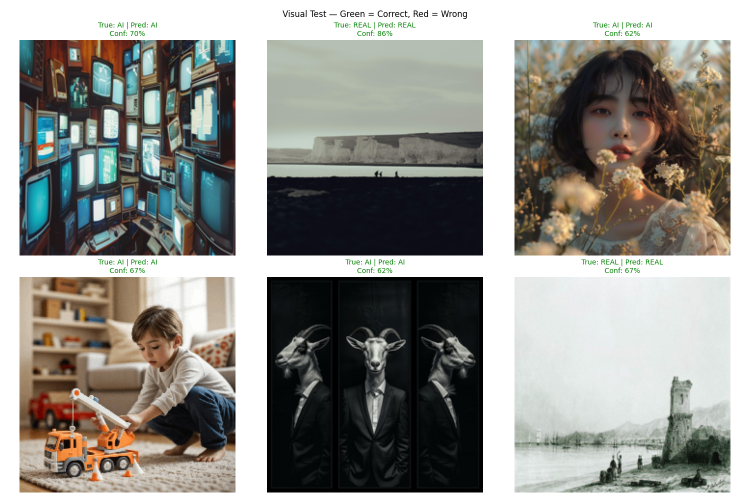
#> input picture models/visual_test_v2.png, 1500 x 1000 px (shown at 1/2 size)
$ python -i preprocess.py   (imports and definitions only)
#> lines starting #> are read from the running program, lines starting #| are printed output that depends on the picture
"""
preprocess.py — Image preprocessing and augmentation pipelines.

Provides:
  - Real-world augmentation functions (JPEG compression, noise, blur, resize artifacts)
  - Phase 1 and Phase 2 Keras ImageDataGenerators
  - Single-image preprocessing for inference
"""
import io
import random

import numpy as np
from PIL import Image, ImageFile, ImageFilter

from tensorflow.keras.preprocessing.image import ImageDataGenerator

ImageFile.LOAD_TRUNCATED_IMAGES = True

IMG_SIZE = 224
BATCH_SIZE = 32
SEED = 42


# ─── Real-world augmentation functions ──────────────────────────────────────

# [140 lines left out: functions apply_jpeg_compression, apply_gaussian_noise, apply_resize_artifact, apply_blur, real_world_augmentation, get_phase1_generators and 2 more, not called in this run]


# ─── Single-image preprocessing (for inference) ──────────────────────────────

def preprocess_image(
    image_source,
    img_size: int = IMG_SIZE,
    apply_aug: bool = False,
) -> np.ndarray:
    """
    Load and preprocess a single image for inference.

    Parameters
    ----------
    image_source : str | PIL.Image
        File path or PIL Image object.
    img_size : int
        Target size (default 224).
    apply_aug : bool
        Apply lightweight TTA augmentation (random flip + brightness).

    Returns
    -------
    np.ndarray of shape (img_size, img_size, 3), dtype float32, values in [0, 1].
    """
#> called with image_source = '../models/visual_test_v2.png', img_size = 224, apply_aug = False
    if isinstance(image_source, str):
        img = Image.open(image_source).convert("RGB")
    else:
        img = image_source.copy().convert("RGB")

    img = img.resize((img_size, img_size), Image.LANCZOS)
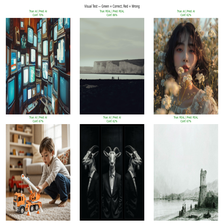
#> img: PIL image 224x224 RGB; mean R, G, B 146.8, 146, 140.4
    arr = np.array(img, dtype=np.float32)

    if apply_aug:
        # Random horizontal flip
        if random.random() > 0.5:
            arr = arr[:, ::-1, :]
        # Slight brightness jitter
        if random.random() > 0.7:
            arr = np.clip(arr * random.uniform(0.9, 1.1), 0, 255)

    return arr / 255.0
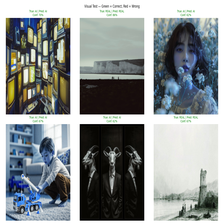
#> returned value: shape (224, 224, 3) float32; mean of channels 0, 1, 2 0.576, 0.572, 0.551; drawn as B, G, R

>>> result = preprocess_image('../models/visual_test_v2.png')

$ run again, on models/evaluation_v2.png
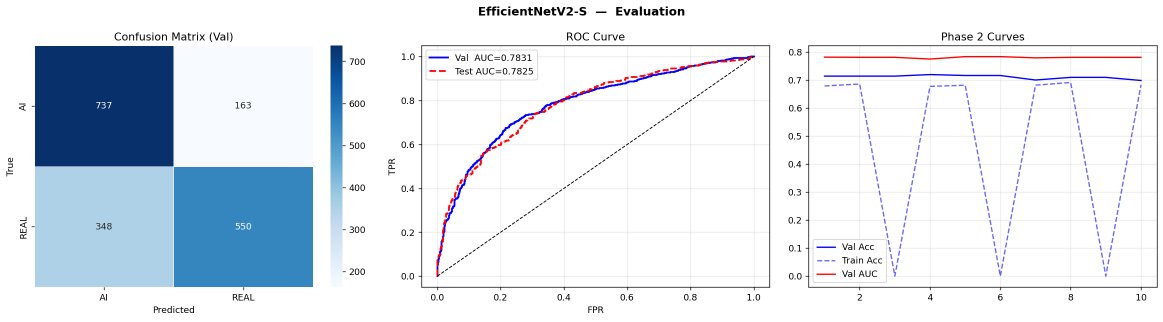
#> input picture models/evaluation_v2.png, 2326 x 643 px (shown at 1/2 size)
#> in preprocess_image, `img = img.resize((img_size, img_size), Image.LANCZOS)`:
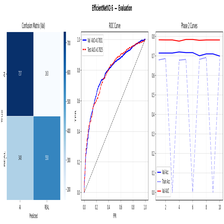
#> img: PIL image 224x224 RGB; mean R, G, B 224.3, 230.9, 239
#> in preprocess_image, `return arr / 255.0`:
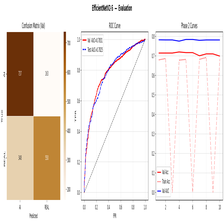
#> returned value: shape (224, 224, 3) float32; mean of channels 0, 1, 2 0.88, 0.906, 0.937; drawn as B, G, R
